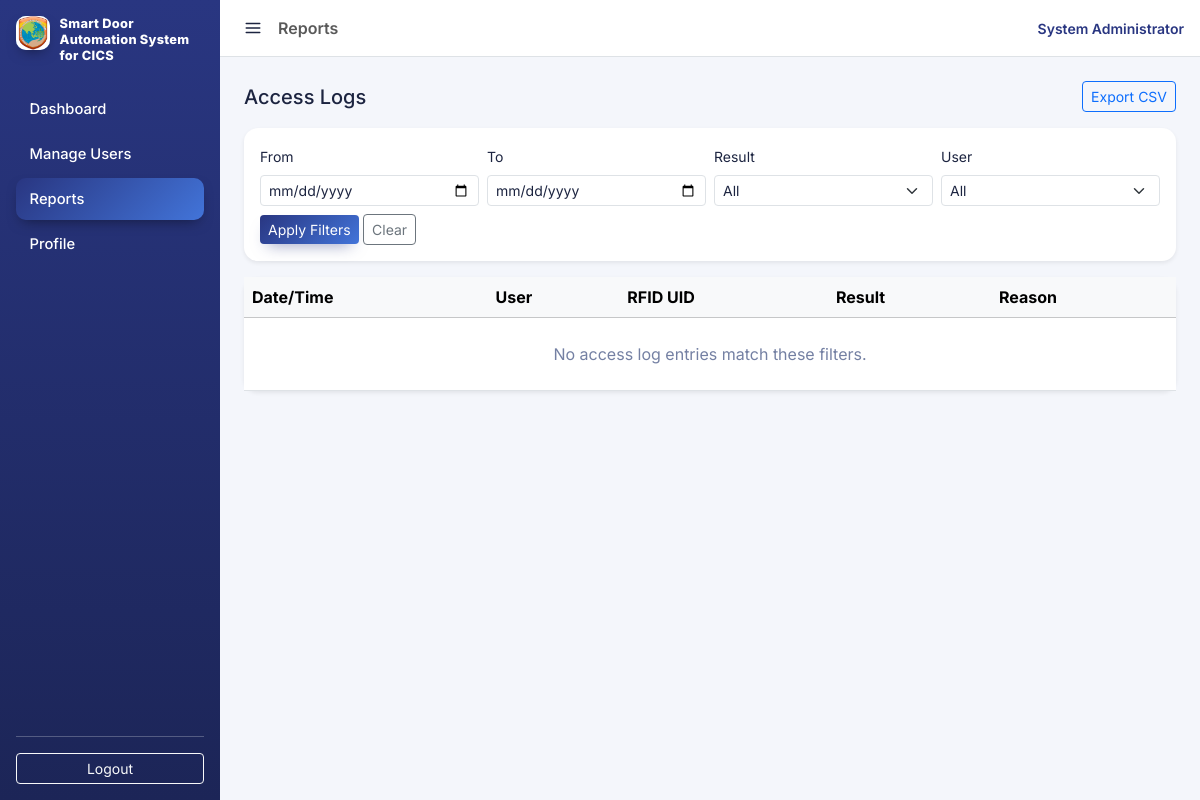
Page /public/reports/index.php (signed in) on the earlier database version.
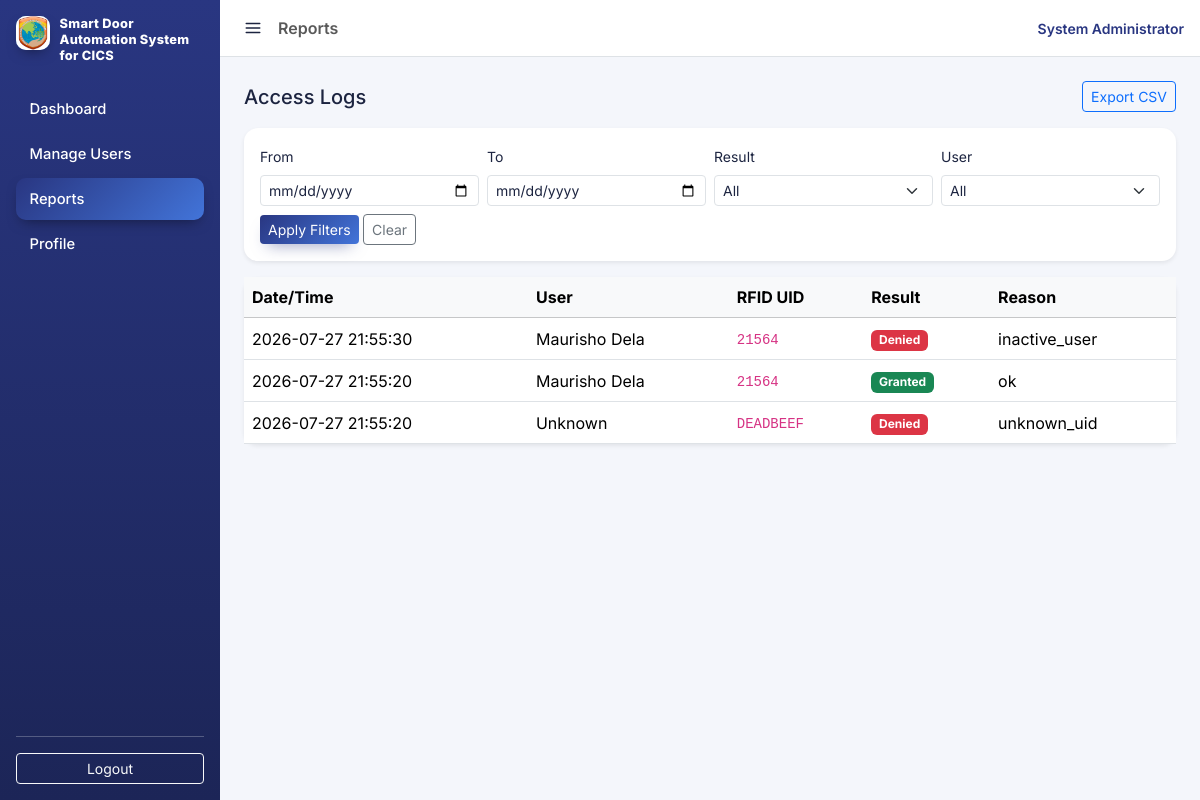
Same page on the later database version.
### tables this page shows
CREATE TABLE `access_logs` (
  `id` int(11) NOT NULL,
  `user_id` int(11) DEFAULT NULL,
  `rfid_uid` varchar(50) NOT NULL,
  `scanned_at` datetime NOT NULL DEFAULT current_timestamp(),
  `result` enum('granted','denied') NOT NULL,
  `reason` varchar(100) NOT NULL
);

CREATE TABLE `users` (
  `id` int(11) NOT NULL,
  `full_name` varchar(100) NOT NULL,
  `id_number` varchar(50) NOT NULL,
  `rfid_uid` varchar(50) NOT NULL,
  `role` enum('student','faculty','staff') NOT NULL DEFAULT 'student',
  `status` enum('active','inactive') NOT NULL DEFAULT 'active',
  `created_at` datetime NOT NULL DEFAULT current_timestamp()
);

### app/core/Auth.php (called while the page is built, shortened)
<?php
class Auth
{
    public static function currentAdminName(): string
    {
        return $_SESSION['admin_full_name'] ?? '';
    }
}

### app/models/AccessLog.php (called while the page is built, shortened)
<?php
require_once __DIR__ . '/../core/Database.php';
class AccessLog
{
    public static function filtered(array $filters): array
    {
        [$where, $params] = self::buildWhere($filters);
        $stmt = Database::getConnection()->prepare(
            "SELECT al.*, u.full_name FROM access_logs al
             LEFT JOIN users u ON u.id = al.user_id
             $where
             ORDER BY al.scanned_at DESC"
        );
        $stmt->execute($params);
        return $stmt->fetchAll();
    }
    private static function buildWhere(array $filters): array
    {
        $clauses = [];
        $params = [];
        $where = $clauses ? 'WHERE ' . implode(' AND ', $clauses) : '';
        return [$where, $params];
    }
}

### app/core/Database.php (called while the page is built, shortened)
<?php
class Database
{
    private static ?PDO $connection = null;
    public static function getConnection(): PDO
    {
        if (self::$connection === null) {
            $dsn = 'mysql:host=' . DB_HOST . ';dbname=' . DB_NAME . ';charset=utf8mb4';
            self::$connection = new PDO($dsn, DB_USER, DB_PASS, [
                PDO::ATTR_ERRMODE => PDO::ERRMODE_EXCEPTION,
                PDO::ATTR_DEFAULT_FETCH_MODE => PDO::FETCH_ASSOC,
            ]);
        }
        return self::$connection;
    }
}

### public/reports/index.php (the view, shortened to what this page needs)
<?php
require_once __DIR__ . '/../../app/core/Auth.php';
require_once __DIR__ . '/../../app/models/AccessLog.php';
$filters = [
    'date_from' => $_GET['date_from'] ?? '',
    'date_to' => $_GET['date_to'] ?? '',
    'result' => $_GET['result'] ?? '',
    'user_id' => $_GET['user_id'] ?? '',
];
$logs = AccessLog::filtered($filters);
$queryString = http_build_query(array_filter($filters));
$pageTitle = 'Reports';
include __DIR__ . '/../partials/header.php';
?>
<div class="d-flex justify-content-between align-items-center mb-3">
    <h5 class="mb-0">Access Logs</h5>
    <a href="export.php?<?= htmlspecialchars($queryString) ?>" class="btn btn-outline-primary btn-sm">Export CSV</a>
</div>
<div class="card shadow-sm mb-3">
    <div class="card-body">
        <form method="get" action="index.php" class="row g-2 align-items-end">
            <div class="col-sm-6 col-md-3">
                <label class="form-label small" for="date_from">From</label>
                <input type="date" class="form-control form-control-sm" id="date_from" name="date_from" value="<?= htmlspecialchars($filters['date_from']) ?>">
            </div>
            <div class="col-sm-6 col-md-3">
                <label class="form-label small" for="date_to">To</label>
                <input type="date" class="form-control form-control-sm" id="date_to" name="date_to" value="<?= htmlspecialchars($filters['date_to']) ?>">
            </div>
            <div class="col-sm-6 col-md-3">
                <label class="form-label small" for="result">Result</label>
                <select class="form-select form-select-sm" id="result" name="result">
                    <option value="">All</option>
                </select>
            </div>
            <div class="col-sm-6 col-md-3">
                <label class="form-label small" for="user_id">User</label>
                <select class="form-select form-select-sm" id="user_id" name="user_id">
                    <option value="">All</option>
                </select>
            </div>
            <div class="col-12">
                <button type="submit" class="btn btn-primary btn-sm">Apply Filters</button>
                <a href="index.php" class="btn btn-outline-secondary btn-sm">Clear</a>
            </div>
        </form>
    </div>
</div>
<div class="card shadow-sm">
    <div class="table-responsive">
        <table class="table table-hover align-middle mb-0">
            <thead class="table-light">
                <tr>
                    <th>Date/Time</th>
                    <th>User</th>
                    <th>RFID UID</th>
                    <th>Result</th>
                    <th>Reason</th>
                </tr>
            </thead>
            <tbody>
                <?php if (!$logs): ?>
                    <tr>
                        <td colspan="5" class="text-center text-muted py-4">No access log entries match these filters.</td>
                    </tr>
                <?php endif; ?>
                <?php foreach ($logs as $log): ?>
                    <tr>
                        <td><?= htmlspecialchars($log['scanned_at']) ?></td>
                        <td><?= htmlspecialchars($log['full_name'] ?? 'Unknown') ?></td>
                        <td><code><?= htmlspecialchars($log['rfid_uid']) ?></code></td>
                        <td>
                            <?php if ($log['result'] === 'granted'): ?>
                                <span class="badge bg-success">Granted</span>
                            <?php else: ?>
                                <span class="badge bg-danger">Denied</span>
                            <?php endif; ?>
                        </td>
                        <td><?= htmlspecialchars($log['reason']) ?></td>
                    </tr>
                <?php endforeach; ?>
            </tbody>
        </table>
    </div>
</div>
<?php include __DIR__ . '/../partials/footer.php'; ?>

### public/partials/header.php (shortened to what this page needs)
<!DOCTYPE html>
<html lang="en">
<head>
    <link href="https://cdn.jsdelivr.net/npm/bootstrap@5.3.3/dist/css/bootstrap.min.css" rel="stylesheet">
    <link href="<?= BASE_URL ?>/assets/css/app.css" rel="stylesheet">
</head>
<body>
<div class="d-flex">
    <?php include __DIR__ . '/sidebar.php'; ?>
    <div class="flex-grow-1">
        <nav class="navbar app-navbar navbar-light border-bottom px-3">
            <div class="d-flex align-items-center gap-2">
                <button type="button" class="app-sidebar-toggle" data-sidebar-toggle aria-label="Toggle sidebar">
                    <svg xmlns="http://www.w3.org/2000/svg" width="18" height="18" fill="none" stroke="currentColor" stroke-width="2" stroke-linecap="round" viewBox="0 0 24 24">
                        <path d="M3 6h18M3 12h18M3 18h18"/>
                    </svg>
                </button>
                <span class="navbar-text fw-semibold"><?= htmlspecialchars($pageTitle ?? '') ?></span>
            </div>
            <div class="d-flex align-items-center gap-3">
                <a href="<?= BASE_URL ?>/profile.php" class="text-decoration-none small fw-semibold" style="color: var(--app-navy);"><?= htmlspecialchars(Auth::currentAdminName()) ?></a>
            </div>
        </nav>
        <main class="p-4">

### public/partials/sidebar.php
<?php
$currentPage = $_SERVER['SCRIPT_NAME'];
function navLink(string $file, string $label, string $currentPage): string
{
    $active = str_ends_with($currentPage, '/' . $file) ? ' active' : '';
    return '<a href="' . BASE_URL . '/' . $file . '" class="nav-link text-white' . $active . '">' . $label . '</a>';
}
?>
<div class="app-sidebar text-white p-3">
    <div class="app-sidebar-brand mb-4">
        <span class="app-sidebar-brand-icon">
            <img src="<?= BASE_URL ?>/assets/img/logo.jpg" alt="SDASFC Logo">
        </span>
        <span>Smart Door Automation System for CICS</span>
    </div>
    <nav class="nav nav-pills flex-column gap-1">
        <?= navLink('dashboard.php', 'Dashboard', $currentPage) ?>
        <?= navLink('users/index.php', 'Manage Users', $currentPage) ?>
        <?= navLink('reports/index.php', 'Reports', $currentPage) ?>
        <?= navLink('profile.php', 'Profile', $currentPage) ?>
    </nav>
    <div class="mt-auto pt-3 border-top border-light border-opacity-25">
        <a href="<?= BASE_URL ?>/logout.php" class="btn btn-outline-light btn-sm w-100">Logout</a>
    </div>
</div>

### public/partials/footer.php (shortened to what this page needs)
        </main>
    </div>
</div>
</body>
</html>

### public/assets/css/app.css (style rules this page uses)
:root { --app-navy: #293681; --app-blue: #4274d9; --app-sky: #95ccdd; --app-mint: #d0e7e6; --app-ink: #1c2440; --app-muted: #7480a3; --app-bg: #f4f6fb; --bs-primary: var(--app-blue); --bs-primary-rgb: 66, 116, 217; --bs-body-font-family: 'Inter', system-ui, -apple-system, sans-serif; --bs-body-color: var(--app-ink); }
body { background: var(--app-bg); font-family: 'Inter', system-ui, -apple-system, sans-serif; }
.app-sidebar { width: 220px; min-height: 100vh; display: flex; flex-direction: column; background: linear-gradient(180deg, var(--app-navy) 0%, #1c2557 100%); overflow: hidden; transition: width 0.2s ease; }
.app-sidebar-toggle { width: 34px; height: 34px; display: flex; align-items: center; justify-content: center; border: none; border-radius: 8px; background: transparent; color: var(--app-ink); flex-shrink: 0; transition: background 0.15s ease; }
.app-sidebar-brand { display: flex; align-items: flex-start; gap: 0.6rem; color: #fff; font-weight: 800; font-size: 0.8rem; line-height: 1.25; letter-spacing: 0.02em; }
.app-sidebar-brand-icon { width: 34px; height: 34px; border-radius: 10px; background: linear-gradient(145deg, var(--app-sky), var(--app-blue)); display: flex; align-items: center; justify-content: center; flex-shrink: 0; overflow: hidden; box-shadow: 0 6px 14px -6px rgba(0, 0, 0, 0.5); }
.app-sidebar-brand-icon img { width: 100%; height: 100%; object-fit: cover; }
.nav-pills .nav-link { color: rgba(255, 255, 255, 0.7); border-radius: 10px; font-size: 0.92rem; font-weight: 500; padding: 0.6rem 0.85rem; transition: background 0.15s ease, color 0.15s ease; }
.nav-pills .nav-link.active { background: linear-gradient(135deg, var(--app-navy), var(--app-blue)); color: #fff; box-shadow: 0 6px 14px -6px rgba(0, 0, 0, 0.5); }
.app-navbar { background: #ffffff; }
.card { border: none; border-radius: 14px; }
.btn-primary { background: linear-gradient(135deg, var(--app-navy), var(--app-blue)); border: none; box-shadow: 0 8px 16px -8px rgba(41, 54, 129, 0.55); }
a { color: var(--app-blue); }
.text-muted { color: var(--app-muted) !important; }

Differences in the rows shown:
added access_logs: scanned_at "2026-07-27 21:55:30", user.full_name "Maurisho Dela", rfid_uid "21564", result "Denied", reason "inactive_user"
added access_logs: scanned_at "2026-07-27 21:55:20", user.full_name "Maurisho Dela", rfid_uid "21564", result "Granted", reason "ok"
added access_logs: scanned_at "2026-07-27 21:55:20", full_name "Unknown", rfid_uid "DEADBEEF", result "Denied", reason "unknown_uid"
Other differences:
text no longer shown: "No access log entries match these filters."
